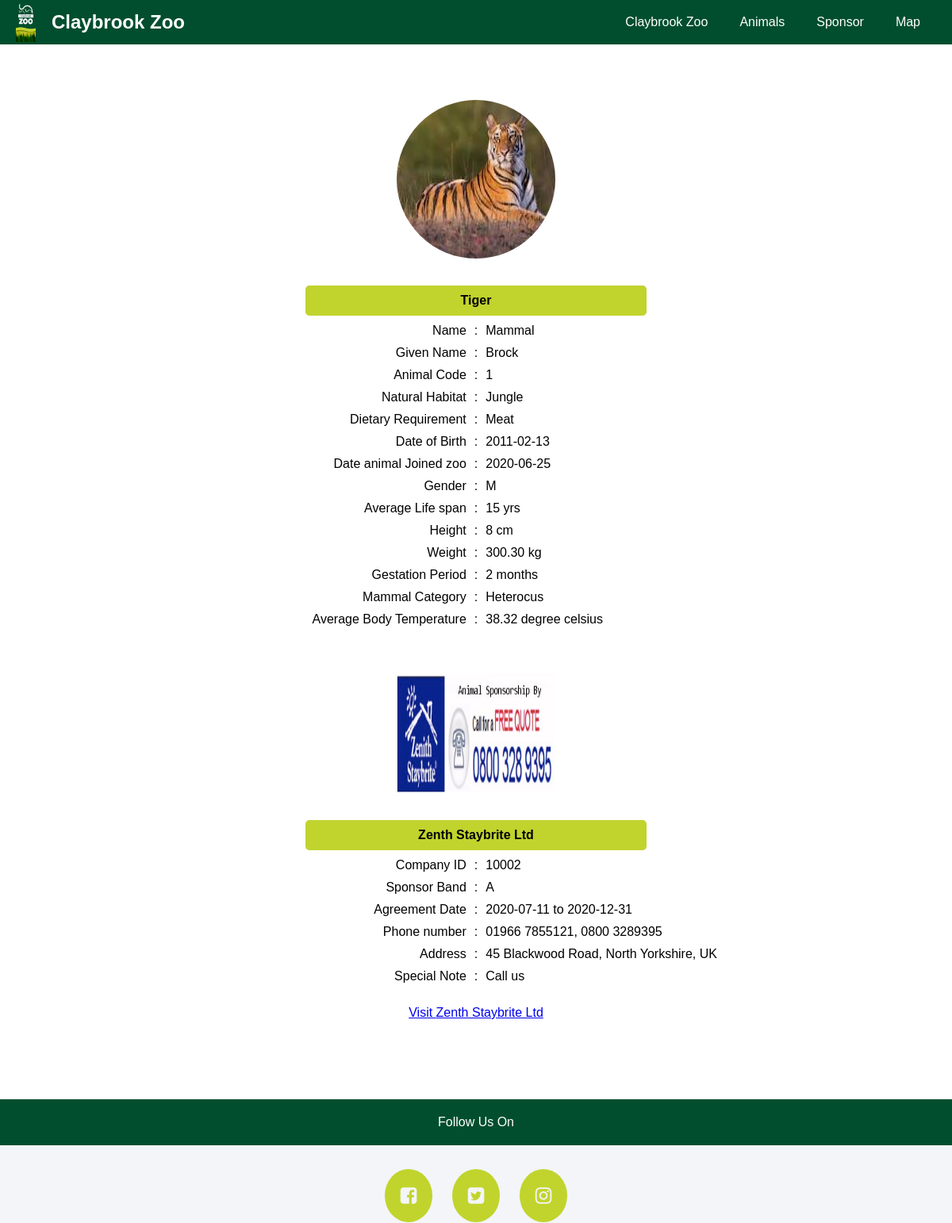
Page /visitor/public_html/index.php?page=animal_detail.php&a_id=1&c_id=1 on the committed database.
### tables this page shows
CREATE TABLE `animals` (
  `animalId` int(11) NOT NULL,
  `speciesName` varchar(255) NOT NULL,
  `animalName` varchar(255) NOT NULL,
  `habitat` varchar(255) NOT NULL,
  `diet` text NOT NULL,
  `dob` date NOT NULL,
  `doj` date NOT NULL,
  `gender` enum('M','F') NOT NULL,
  `als` int(11) NOT NULL,
  `height` int(11) NOT NULL,
  `weight` decimal(11,2) NOT NULL,
  `image` varchar(255) NOT NULL,
  `archived` enum('0','1') NOT NULL DEFAULT '1',
  `categoryId` int(11) NOT NULL,
  `sponsorId` varchar(255) NOT NULL,
  `band` enum('A','B','C','D','E') NOT NULL,
  `price` decimal(11,2) NOT NULL,
  `agreementFrom` date NOT NULL,
  `agreementTo` date NOT NULL,
  `signage` varchar(255) NOT NULL
);

CREATE TABLE `categories` (
  `categoryId` int(11) NOT NULL,
  `name` varchar(255) NOT NULL
);

CREATE TABLE `mammals` (
  `mammalId` int(11) NOT NULL,
  `gestationTime` int(11) NOT NULL,
  `category` varchar(255) NOT NULL,
  `bodyTemperature` decimal(11,2) NOT NULL,
  `animalId` int(11) NOT NULL
);

CREATE TABLE `sponsors` (
  `sponsorId` int(11) NOT NULL,
  `name` varchar(255) NOT NULL,
  `existingCustomer` enum('yes','no') DEFAULT 'no',
  `companyID` int(11) NOT NULL,
  `primaryNumber` varchar(255) NOT NULL,
  `secondaryNumber` varchar(255) NOT NULL,
  `country` varchar(255) NOT NULL,
  `city` varchar(255) NOT NULL,
  `street` varchar(255) NOT NULL,
  `signageImage` varchar(255) NOT NULL,
  `note` text NOT NULL,
  `agreement` text NOT NULL,
  `payment` text NOT NULL,
  `paymentReceived` enum('yes','no') NOT NULL DEFAULT 'no',
  `reviewDate` date NOT NULL,
  `signedDate` varchar(255) NOT NULL
);

### functions/loadTemp.php (called while the page is built, shortened)
<?php
function loadTemp($filename,$vars)
{
	extract($vars);
	require $filename;
	$data = ob_get_clean();
	return $data;
}
?>

### visitor/pages/animal_detail.php (called while the page is built)
<?php
	$animalDetails = new AnimalFunctions('animals');
	$singleAnimalDetail = $animalDetails->findAnimal($_GET['a_id'], $_GET['c_id'])->fetch();
	$title = 'Claybrook Animal Detials';
	$sponsorDetails = new DatabaseFunctions('sponsors');
	$isSponsorAssigned = false;
	if ($singleAnimalDetail['sponsorId'] != 'none') {
		$isSponsorAssigned = $sponsorDetails->find('sponsorId', $singleAnimalDetail['sponsorId'])->fetch();
	}
	$content = loadTemp('../template/animal_detail_template.php', ['singleAnimalDetail'=>$singleAnimalDetail, 'isSponsorAssigned'=>$isSponsorAssigned]);
?>

### admin/classes/animalFunctions.php (called while the page is built, shortened)
<?php
class AnimalFunctions{
     function findAnimal($a_id, $c_id) {
    	global $pdo;
        $query = 'SELECT * FROM animals a JOIN categories c ON c.categoryId = a.categoryId ';
        if ($c_id == '1') {
        	$query = $query . ' JOIN mammals m ON a.animalId = m.animalId WHERE a.animalId = :animalId';
        } else if ($c_id == '2') {
        	$query = $query . ' JOIN birds b ON a.animalId = b.animalId WHERE a.animalId = :animalId';
        } else if ($c_id == '3') {
        	$query = $query . ' JOIN fishes f ON a.animalId = f.animalId WHERE a.animalId = :animalId';
        } else if ($c_id == '4') {
        	$query = $query . ' JOIN repamp ra ON a.animalId = ra.animalId WHERE a.animalId = :animalId';
        }
        $stmt = $pdo->prepare($query);
        $criteria = [
                'animalId' => $a_id
        ];
        $stmt->execute($criteria);
        return $stmt;
    }
}
?>

### admin/classes/databaseFunctions.php (called while the page is built, shortened)
<?php
class DatabaseFunctions{
    public $table;
    function __construct($table)
    {
        $this->table = $table;
    }
    function find($field, $value) {
        global $pdo;
        $query = 'SELECT * FROM '.$this->table.' WHERE '. $field .' = :value';
        $stmt = $pdo->prepare($query);
        $criteria = [
                'value' => $value
        ];
        $stmt->execute($criteria);
        return $stmt;
    }
}
?>

### visitor/template/animal_detail_template.php (the view, shortened to what this page needs)
<div class="container">
<div class="animal-info">
		<div class="align-info">
			<img class="ai-img" src="<?php echo $singleAnimalDetail['image']; ?>">
			<div class="anml-title"><strong><?php echo $singleAnimalDetail['speciesName']; ?></strong></div>
			<div><span>Name</span> : <span><?php echo $singleAnimalDetail['name']; ?></span></div>
			<div><span>Given Name</span> : <span><?php echo $singleAnimalDetail['animalName']; ?></span></div>
			<div><span>Animal Code</span> : <span><?php echo $singleAnimalDetail['animalId']; ?></span></div>
			<div><span>Natural Habitat</span> : <span><?php echo $singleAnimalDetail['habitat']; ?></span></div>
			<div class="diet-con"><span>Dietary Requirement</span> : <span class="an-iet"><?php echo $singleAnimalDetail['diet']; ?></span></div>
			<div><span>Date of Birth</span> : <span><?php echo $singleAnimalDetail['dob']; ?></span></div>
			<div><span>Date animal Joined zoo</span> : <span><?php echo $singleAnimalDetail['doj']; ?></span></div>
			<div><span>Gender</span> : <span><?php echo $singleAnimalDetail['gender']; ?></span></div>
			<div><span>Average Life span</span> : <span><?php echo $singleAnimalDetail['als']; ?> yrs</span></div>
			<div><span>Height</span> : <span><?php echo $singleAnimalDetail['height']; ?> cm</span></div>
			<div><span>Weight</span> : <span><?php echo $singleAnimalDetail['weight']; ?> kg</span></div>
			<?php if ($singleAnimalDetail['categoryId'] == '1') { ?>
				<div><span>Gestation Period</span> : <span><?php echo $singleAnimalDetail['gestationTime']; ?> months</span></div>
				<div><span>Mammal Category</span> : <span><?php echo $singleAnimalDetail['category']; ?></span></div>
				<div><span>Average Body Temperature</span> : <span><?php echo $singleAnimalDetail['bodyTemperature']; ?> degree celsius</span></div>
			<?php } ?>
		</div>
		<?php if ($isSponsorAssigned) { ?>
			<div class="align-info">
				<img class="si-img" src="<?php echo $isSponsorAssigned['signageImage']; ?>">
				<div class="anml-title"><strong><?php echo $isSponsorAssigned['name']; ?></strong></div>
				<div><span>Company ID</span> : <span><?php echo $isSponsorAssigned['companyID']; ?></span></div>
				<div><span>Sponsor Band</span> : <span><?php echo $singleAnimalDetail['band']; ?></span></div>
				<div><span>Agreement Date</span> : <span><?php echo $singleAnimalDetail['agreementFrom'] . ' to ' . $singleAnimalDetail['agreementTo']; ?></span></div>
				<div><span>Phone number</span> : <span><?php echo $isSponsorAssigned['primaryNumber'] . ', ' . $isSponsorAssigned['secondaryNumber']; ?></span></div>
				<div><span>Address</span> : <span><?php echo $isSponsorAssigned['street'].', '. $isSponsorAssigned['city']. ', '. $isSponsorAssigned['country']; ?></span></div>
				<div><span>Special Note</span> : <span><?php echo $isSponsorAssigned['note']; ?></span></div>
				<br>
				<a class="visit-btn" href="index.php?page=sponsor_detail.php&s_id=<?php echo $isSponsorAssigned['sponsorId']; ?>">Visit <?php echo $isSponsorAssigned['name']; ?></a>
			</div>
		<?php } ?>
</div>

### visitor/template/layout.php (shortened to what this page needs)
<!DOCTYPE html>
<html>
<head>
	<link rel="stylesheet" type="text/css" href="../../assets/css/visitor.css">
	<link href="//maxcdn.bootstrapcdn.com/font-awesome/4.7.0/css/font-awesome.min.css" rel="stylesheet">
</head>
<body>
<header>
	<div class="logo">
		<img src="../../assets/images/Zoo Logo-Colours.jpg">
		<span>Claybrook Zoo</span>
	</div>
	<div class="nav-log">
		<div class="browse-navigation">
			<ul>
				<li><a href="index.php">Claybrook Zoo</a></li>
				<li><a href="index.php?page=animal.php">Animals</a></li>
				<li><a href="index.php?page=sponsor.php">Sponsor</a></li>
				<li><a href="index.php?page=map.php">Map</a></li>
			</ul>
		</div>
	</div>
</header>
<div class="home-content">
	<?php echo $content; ?>
</div>
<footer>
	<div class="footer">
		<p>Follow Us On</p>
		<div class="social-footer">
			<div class="social-links">
				<a href="#"><i class="fa fa-facebook-square" aria-hidden="true"></i></a>
				<a href="#"><i class="fa fa-twitter-square" aria-hidden="true"></i></a>
				<a href="#"><i class="fa fa-instagram" aria-hidden="true"></i></a>
			</div>
		</div>
	</div>
</footer>
</body>
</html>

### visitor/public_html/index.php
<?php
	include '../../connect/connect.php';
	include '../../functions/loadTemp.php';
	require '../../admin/classes/animalFunctions.php';
	require '../../admin/classes/databaseFunctions.php';
		if (isset($_GET['page'])) {
			require '../pages/'.$_GET['page'];
		}
		else{
			require '../pages/home.php';
		}
		$data = loadTemp('../template/layout.php',['title'=> $title,'content'=> $content]);
		echo $data;
?>

### assets/css/visitor.css (style rules this page uses)
* { box-sizing: border-box; }
html, body { height: 100%; margin: 0; padding: 0; font-family: 'Thasadith', sans-serif; }
header { height: 7vh; width: 100vw; background: #014e2e; display: flex; position: fixed; top: 0; left: 0; display: flex; align-items: center; justify-content: space-between; }
.logo { width: 280px; background: #014e2e; color: #fff; display: flex; align-items: center; padding-left: 20px; }
.logo img { width: 25px; height: 50px; }
.logo span { margin-left: 20px; font-size: 1.5em; font-weight: bold; }
.nav-log { display: flex; align-items: center; margin-right: 30px; }
.browse-navigation ul { display: flex; list-style-type: none; }
.browse-navigation ul li { margin-left: 20px; text-align: center; }
.browse-navigation ul li a { text-decoration: none; padding: 5px 10px; border-radius: 20px; transition: background 0.4s; color: #fff; }
.container { width: 80%; margin: 7vh auto 0; padding: 20px 50px 100px 50px; }
footer { padding-bottom: 0px; background-color: #f3f5f9; }
.footer { display: flex; flex-direction: column; justify-content: center; align-items: center; }
.footer p { color: #fff; margin-bottom: 30px; background-color: #014e2e; width: 100%; text-align: center; padding: 20px; margin-top: 0; }
.footer a { background-color: #c1d42d; color: #f3f5f9; border-radius: 50%; padding: 20px; margin: 10px; margin-bottom: 50px; font-size: 1.5em; }
.social-footer { padding: 20px; }
.home-content { height: 100vh; margin-top: 7vh; }
.animal-info { margin-top: 50px; text-align: center; }
.ai-img { height: 200px; width: 200px; border-radius: 50%; margin-bottom: 20px; }
.align-info > div { margin: 10px auto; display: flex; }
.align-info > div span { flex: 1; }
.align-info > div span:first-child { text-align: right; margin-right: 10px; }
.align-info > div span:last-child { text-align: left; margin-left: 10px; }
.anml-title { background-color: #c1d32d; padding: 10px; border-radius: 5px; width: 50%; margin: 10px auto; display: flex; justify-content: center; }
.si-img { height: 150px; width: 200px; border-radius: 5pxs; margin-top: 50px; margin-bottom: 20px; }

### rows in the picture
animals: image (picture), speciesName "Tiger", categoryId.name "Mammal", animalName "Brock", mammals.animalId "1", habitat "Jungle", diet "Meat", dob "2011-02-13", doj "2020-06-25", gender "M", als "15", height "8", weight "300.30", mammals.gestationTime "2", mammals.category "Heterocus", mammals.bodyTemperature "38.32", band "A", agreementFrom "2020-07-11", agreementTo "2020-12-31"
sponsors: signageImage (picture), name "Zenth Staybrite Ltd", companyID "10002", primaryNumber "01966 7855121", secondaryNumber "0800 3289395", street "45 Blackwood Road", city "North Yorkshire", country "UK", note "Call us"
